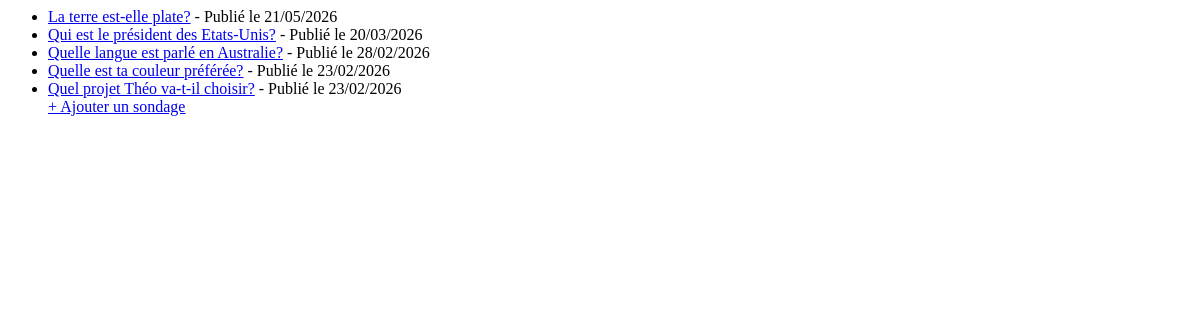
/polls/, run on an earlier commit of the app's database.
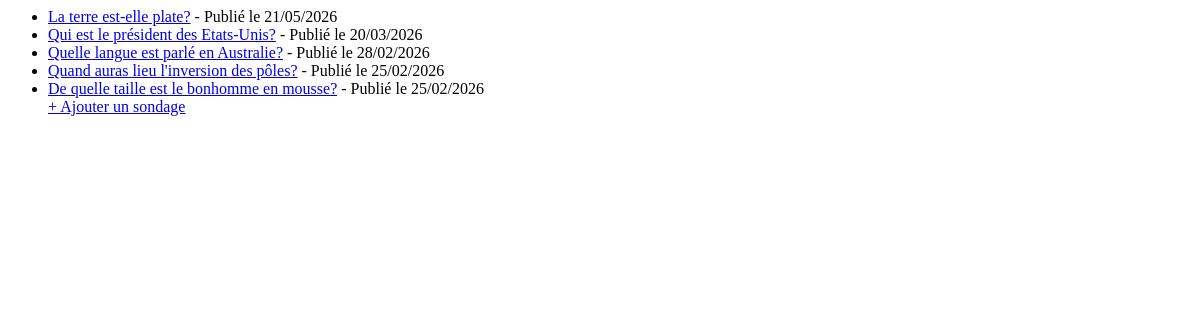
And on a later commit of the database.
### polls/models.py (models this page shows, shortened)
class Question(models.Model):
    question_text = models.CharField(max_length=200)
    pub_date = models.DateTimeField('date published')

### polls/views.py (the view)
# urls.py: path("", views.IndexView.as_view(), name='index'),
class IndexView(generic.ListView):
    template_name = 'polls/index.html'
    context_object_name = 'latest_question_list'
    def get_queryset(self):
        return Question.objects.order_by('-pub_date')[:5]

### polls/templates/polls/index.html (shortened to what this page needs)
{% if latest_question_list %}
    <ul>
    {% for question in latest_question_list %}
        <li><a href="{% url 'polls:detail' question.id %}">{{ question.question_text }}</a>
            - Publié le {{ question.pub_date|date:"d/m/Y" }}</li>
    {% endfor %}
        <a href="{% url 'polls:add' %}">+ Ajouter un sondage</a>
    </ul>
{% else %}
    <p>No polls are available.</p>
{% endif %}

What changed in the data, as far as the page shows it:
no longer on this page (row unchanged): Question: question_text "Quelle est ta couleur préférée?", pub_date "23/02/2026"
no longer on this page (row unchanged): Question: question_text "Quel projet Théo va-t-il choisir?", pub_date "23/02/2026"
added Question: question_text "Quand auras lieu l'inversion des pôles?", pub_date "25/02/2026"
added Question: question_text "De quelle taille est le bonhomme en mousse?", pub_date "25/02/2026"
